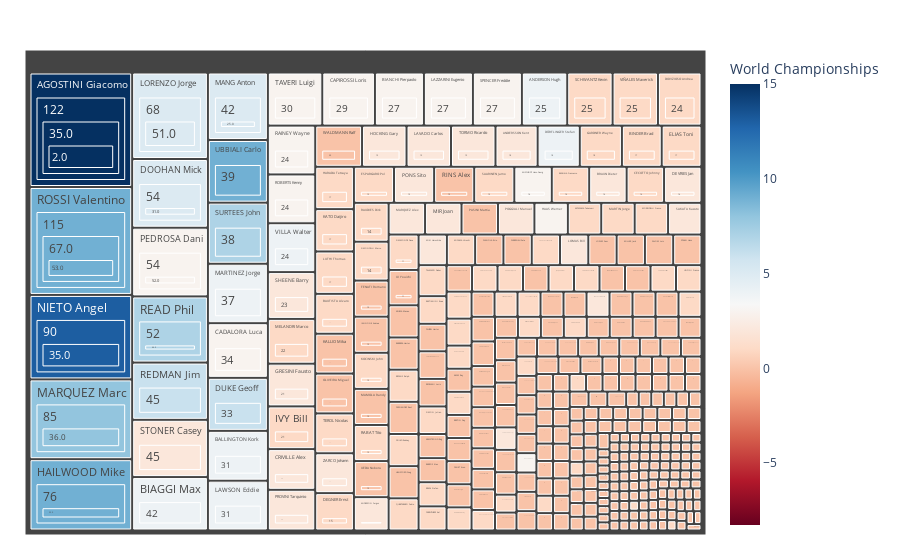

The notebook cell saved with this chart:
### Code cell
fig2= px.treemap(data_frame=gp1, path=["Noms","Victories","2nd places","3rd places"],
                values='Victories',color='World Championships', hover_data=["Race fastest lap to 2022"],color_continuous_scale='RdBu',
                color_continuous_midpoint=np.average(gp1["World Championships"], weights=gp1['Victories']))
fig2.update_traces(root_color="cyan")
fig2.update_layout(margin = dict(t=50, l=25, r=25, b=25))
fig2.show()

### Figure 1 — Plotly figure (JSON) as saved in the notebook; plotly's stock layout.template omitted (floating-point values rounded to 4 significant figures; data arrays with more than 128 entries replaced by an {"elided": "..."} marker saying what was removed)
{"data": [{"branchvalues": "total", "customdata": {"elided": "1472x2 int values"}, "domain": {"x": [0, 1], "y": [0, 1]}, "hovertemplate": "labels=%{label}<br>Victories=%{value}<br>parent=%{parent}<br>id=%{id}<br>Race fastest lap to 2022=%{customdata[0]}<br>World Championships=%{color}<extra></extra>", "ids": {"elided": "1472 str values"}, "labels": {"elided": "1472 str values"}, "marker": {"coloraxis": "coloraxis", "colors": {"elided": "1472 int values"}}, "name": "", "parents": {"elided": "1472 str values"}, "root": {"color": "cyan"}, "type": "treemap", "values": {"elided": "1472 int values"}}], "layout": {"coloraxis": {"cmid": 3.366, "colorbar": {"title": {"text": "World Championships"}}, "colorscale": [[0, "rgb(103,0,31)"], [0.1, "rgb(178,24,43)"], [0.2, "rgb(214,96,77)"], [0.3, "rgb(244,165,130)"], [0.4, "rgb(253,219,199)"], [0.5, "rgb(247,247,247)"], [0.6, "rgb(209,229,240)"], [0.7, "rgb(146,197,222)"], [0.8, "rgb(67,147,195)"], [0.9, "rgb(33,102,172)"], [1, "rgb(5,48,97)"]]}, "legend": {"tracegroupgap": 0}, "margin": {"b": 25, "l": 25, "r": 25, "t": 50}}}
